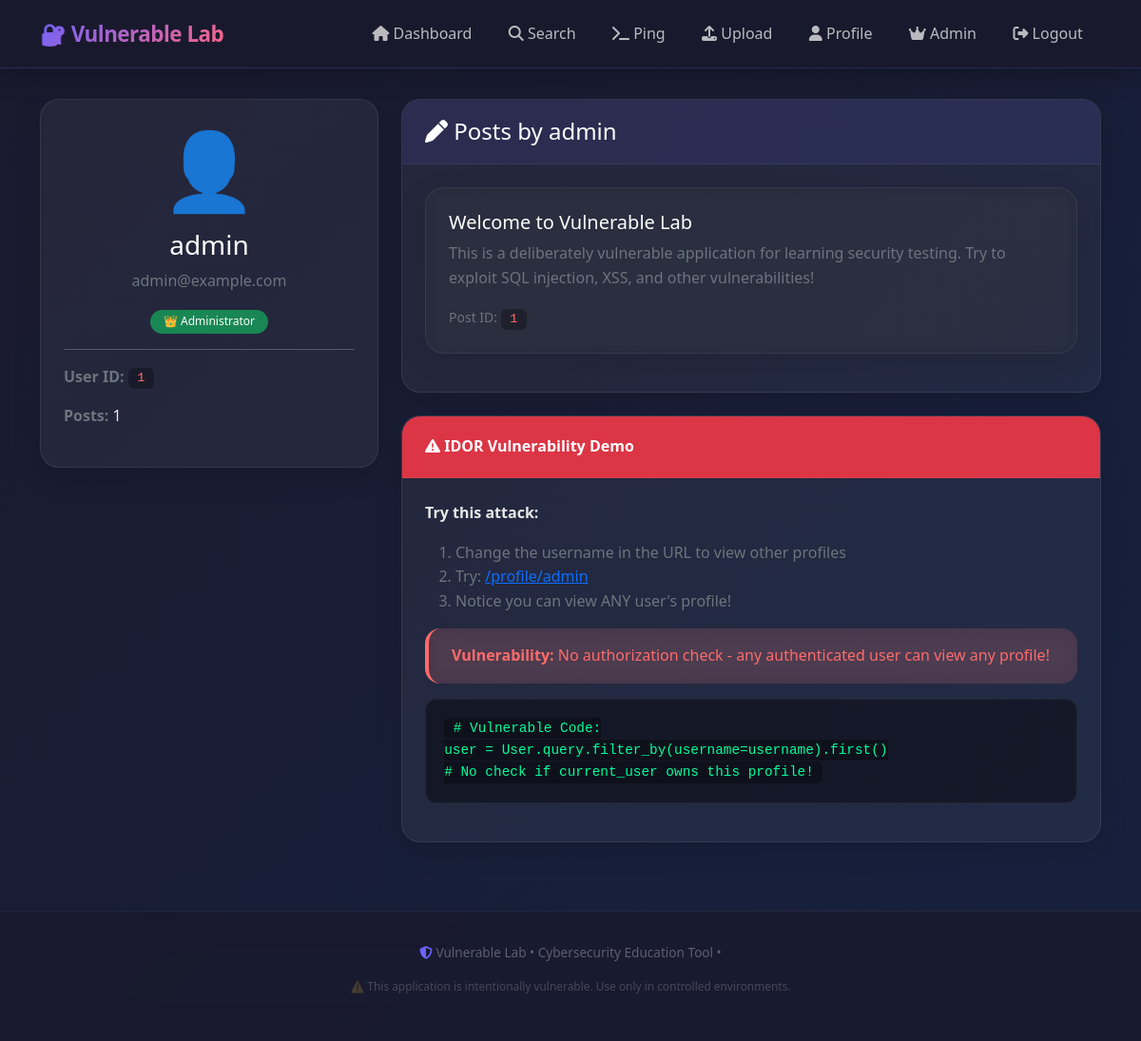
The app's page /profile/admin (signed in) with its own data.
### database.py (models this page shows, shortened)
class User(UserMixin, db.Model):
    id = db.Column(db.Integer, primary_key=True)
    username = db.Column(db.String(80), unique=True, nullable=False)
    password = db.Column(db.String(200), nullable=False)
    email = db.Column(db.String(120), unique=True, nullable=False)
    is_admin = db.Column(db.Boolean, default=False)

class Post(db.Model):
    id = db.Column(db.Integer, primary_key=True)
    title = db.Column(db.String(200), nullable=False)
    content = db.Column(db.Text, nullable=False)
    user_id = db.Column(db.Integer, db.ForeignKey('user.id'), nullable=False)

### app.py (the view)
@app.route('/profile/<username>')
@login_required
def profile(username):
    user = User.query.filter_by(username=username).first()
    if not user:
        flash('User not found!', 'danger')
        return redirect(url_for('dashboard'))
    posts = Post.query.filter_by(user_id=user.id).all()
    is_own_profile = (current_user.username == username)
    if not is_own_profile:
        app.logger.warning(f"IDOR attempt: User {current_user.username} viewed profile of {username}")
    return render_template('profile.html',
                         user=user,
                         posts=posts,
                         is_own_profile=is_own_profile)

### app.py (called while the page is built)
@login_manager.user_loader
def load_user(user_id):
    return User.query.get(int(user_id))

@app.context_processor
def inject_user():
    return dict(current_user=current_user)

### templates/profile.html (shortened to what this page needs)
{% extends "base.html" %}
{% block content %}
<div class="row fade-in-up">
    <div class="col-lg-4">
        <div class="card text-center">
            <div class="card-body">
                <div class="display-1 mb-3">👤</div>
                <h3 class="text-white">{{ user.username }}</h3>
                <p class="text-secondary">{{ user.email }}</p>
                {% if user.is_admin %}
                    <span class="badge bg-success">👑 Administrator</span>
                {% else %}
                    <span class="badge bg-secondary">Regular User</span>
                {% endif %}
                <hr style="border-color: rgba(255,255,255,0.1);">
                <div class="text-start">
                    <p><strong class="text-secondary">User ID:</strong> <code>{{ user.id }}</code></p>
                    <p><strong class="text-secondary">Posts:</strong> {{ posts|length }}</p>
                </div>
            </div>
        </div>
    </div>
    <div class="col-lg-8">
        <div class="card">
            <div class="card-header">
                <h4 class="mb-0"><i class="fas fa-pen"></i> Posts by {{ user.username }}</h4>
            </div>
            <div class="card-body">
                {% if posts %}
                    {% for post in posts %}
                        <div class="card mb-3 bg-dark bg-opacity-25">
                            <div class="card-body">
                                <h5 class="text-white">{{ post.title }}</h5>
                                <p class="text-secondary">{{ post.content }}</p>
                                <small class="text-secondary">Post ID: <code>{{ post.id }}</code></small>
                            </div>
                        </div>
                    {% endfor %}
                {% else %}
                    <div class="alert alert-info">No posts found for this user.</div>
                {% endif %}
            </div>
        </div>
        <div class="card mt-4">
            <div class="card-header bg-danger text-white">
                <i class="fas fa-exclamation-triangle"></i> IDOR Vulnerability Demo
            </div>
            <div class="card-body">
                <p><strong>Try this attack:</strong></p>
                <ol class="text-secondary">
                    <li>Change the username in the URL to view other profiles</li>
                    <li>Try: <a href="{{ url_for('profile', username='admin') }}" class="text-primary">/profile/admin</a></li>
                    <li>Notice you can view ANY user's profile!</li>
                </ol>
                <div class="alert alert-danger">
                    <strong>Vulnerability:</strong> No authorization check - any authenticated user can view any profile!
                </div>
                <pre><code># Vulnerable Code:
user = User.query.filter_by(username=username).first()
# No check if current_user owns this profile!</code></pre>
            </div>
        </div>
    </div>
</div>
{% endblock %}

### static/css/style.css (style rules this page uses)
:root { --primary: #6C63FF; --primary-dark: #5A52D5; --primary-light: #8B83FF; --secondary: #FF6584; --dark: #1A1A2E; --darker: #0F0F1A; --light: #F8F9FA; --gray: #6C757D; --success: #00D2A0; --warning: #FFC107; --danger: #FF6B6B; --info: #4ECDC4; --gradient-primary: linear-gradient(135deg, #6C63FF 0%, #FF6584 100%); --gradient-dark: linear-gradient(135deg, #1A1A2E 0%, #16213E 100%); --gradient-card: linear-gradient(145deg, rgba(255,255,255,0.1), rgba(255,255,255,0.05)); --shadow-sm: 0 2px 10px rgba(0,0,0,0.08); --shadow-md: 0 8px 30px rgba(0,0,0,0.12); --shadow-lg: 0 20px 60px rgba(0,0,0,0.2); --shadow-glow: 0 0 30px rgba(108, 99, 255, 0.3); }
* { margin: 0; padding: 0; box-sizing: border-box; }
body { font-family: 'Segoe UI', system-ui, -apple-system, sans-serif; background: var(--gradient-dark); color: #E8E8E8; min-height: 100vh; line-height: 1.6; }
.card { background: rgba(255,255,255,0.05); backdrop-filter: blur(10px); border: 1px solid rgba(255,255,255,0.08); border-radius: 20px; box-shadow: var(--shadow-md); transition: all 0.4s cubic-bezier(0.175, 0.885, 0.32, 1.275); overflow: hidden; }
.card-header { background: rgba(108, 99, 255, 0.1); border-bottom: 1px solid rgba(255,255,255,0.06); padding: 1.2rem 1.5rem; font-weight: 600; color: #fff; }
.card-body { padding: 1.5rem; }
.alert { border-radius: 16px; border: none; padding: 1rem 1.5rem; backdrop-filter: blur(10px); }
.alert-danger { background: rgba(255, 107, 107, 0.15); color: #FF6B6B; border-left: 4px solid #FF6B6B; }
.badge { padding: 0.4rem 0.9rem; border-radius: 50px; font-weight: 500; font-size: 0.75rem; }
code, pre { font-family: 'Fira Code', 'Consolas', monospace; }
pre { background: rgba(0,0,0,0.4); padding: 1.2rem; border-radius: 12px; border: 1px solid rgba(255,255,255,0.06); overflow-x: auto; color: #00FF9D; font-size: 0.9rem; }
code { background: rgba(0,0,0,0.3); padding: 0.2rem 0.6rem; border-radius: 6px; color: #FF6B6B; font-size: 0.85rem; }
.fade-in-up { animation: fade-in-up 0.6s ease forwards; }

### records on screen
User: username "admin", email "admin@example.com", id "1"
Post: title "Welcome to Vulnerable Lab", content "This is a deliberately vulnerable application for learning security testing. Try to exploit SQL injection, XSS, and other vulnerabilities!", id "1"

### other values on screen
{{ posts|length }} "1"
